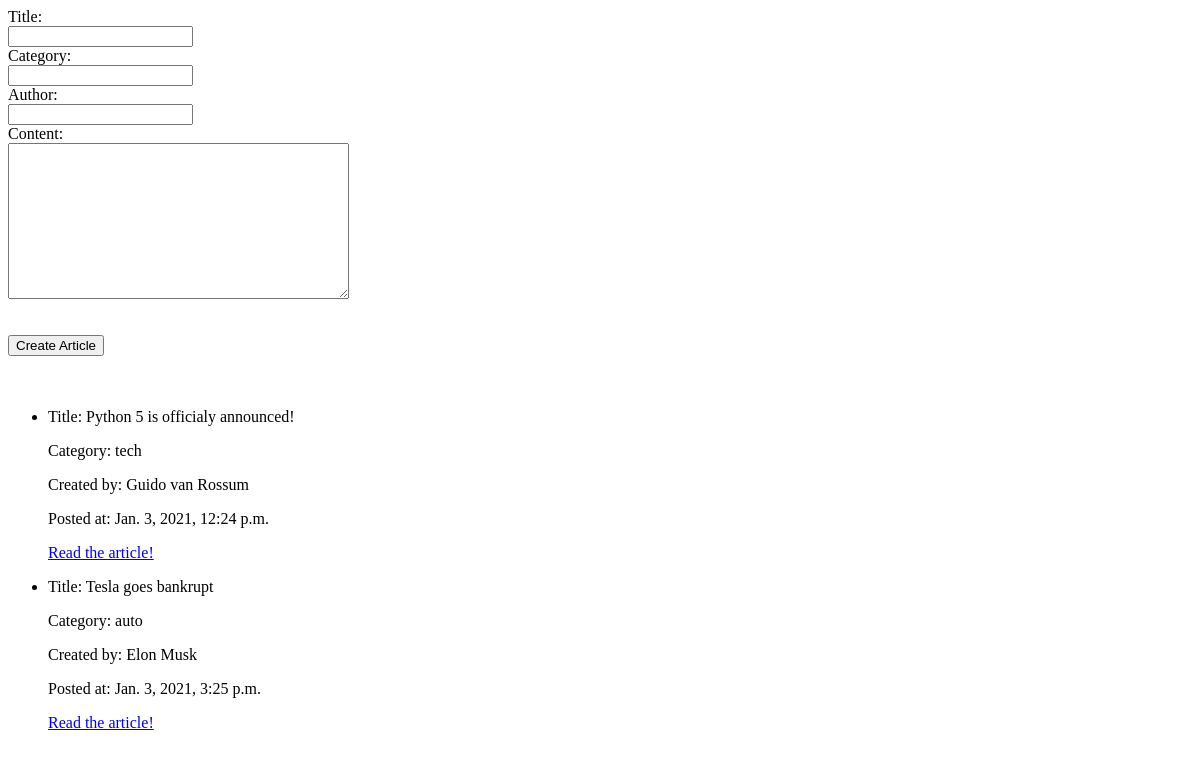
The app's page /portfolio/articles, older data.
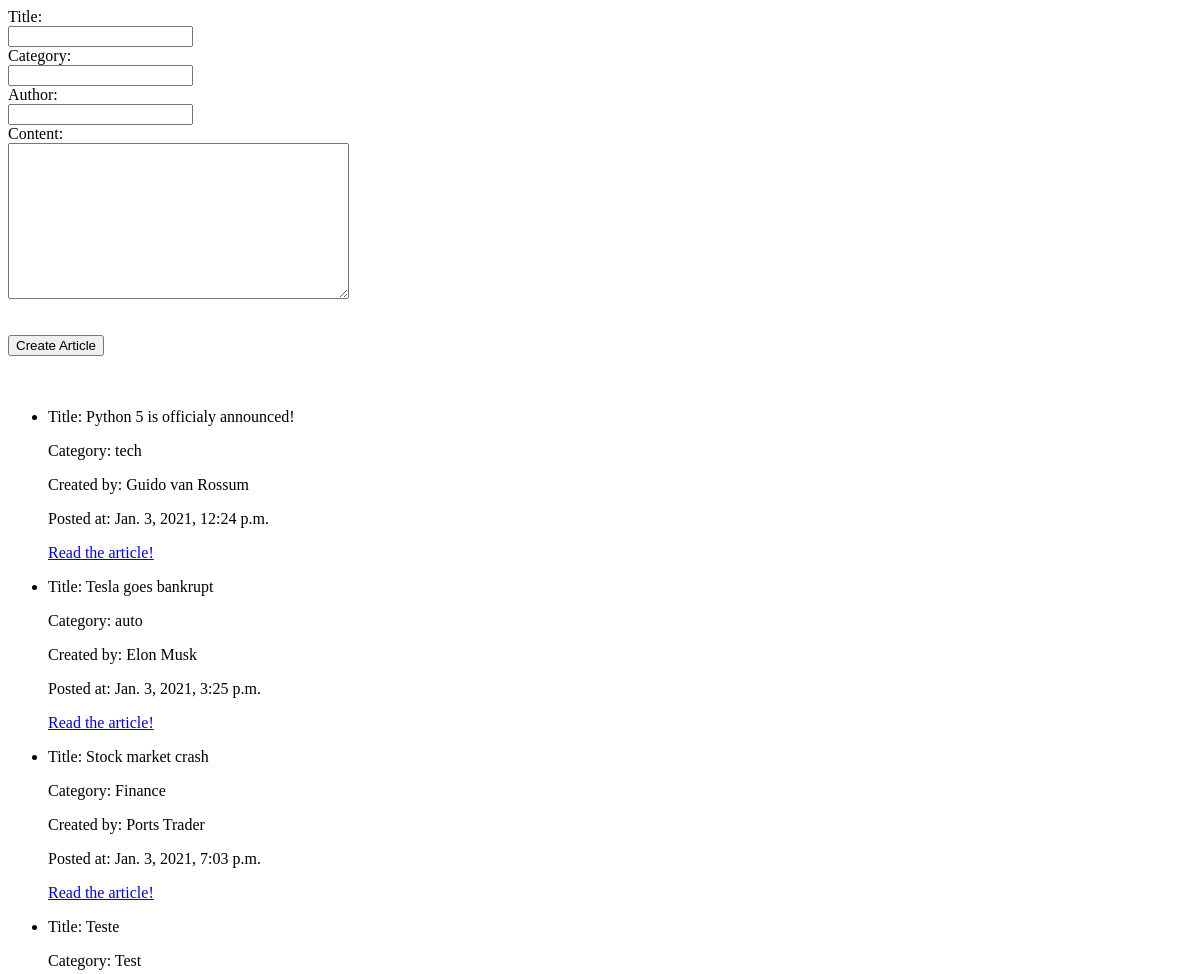
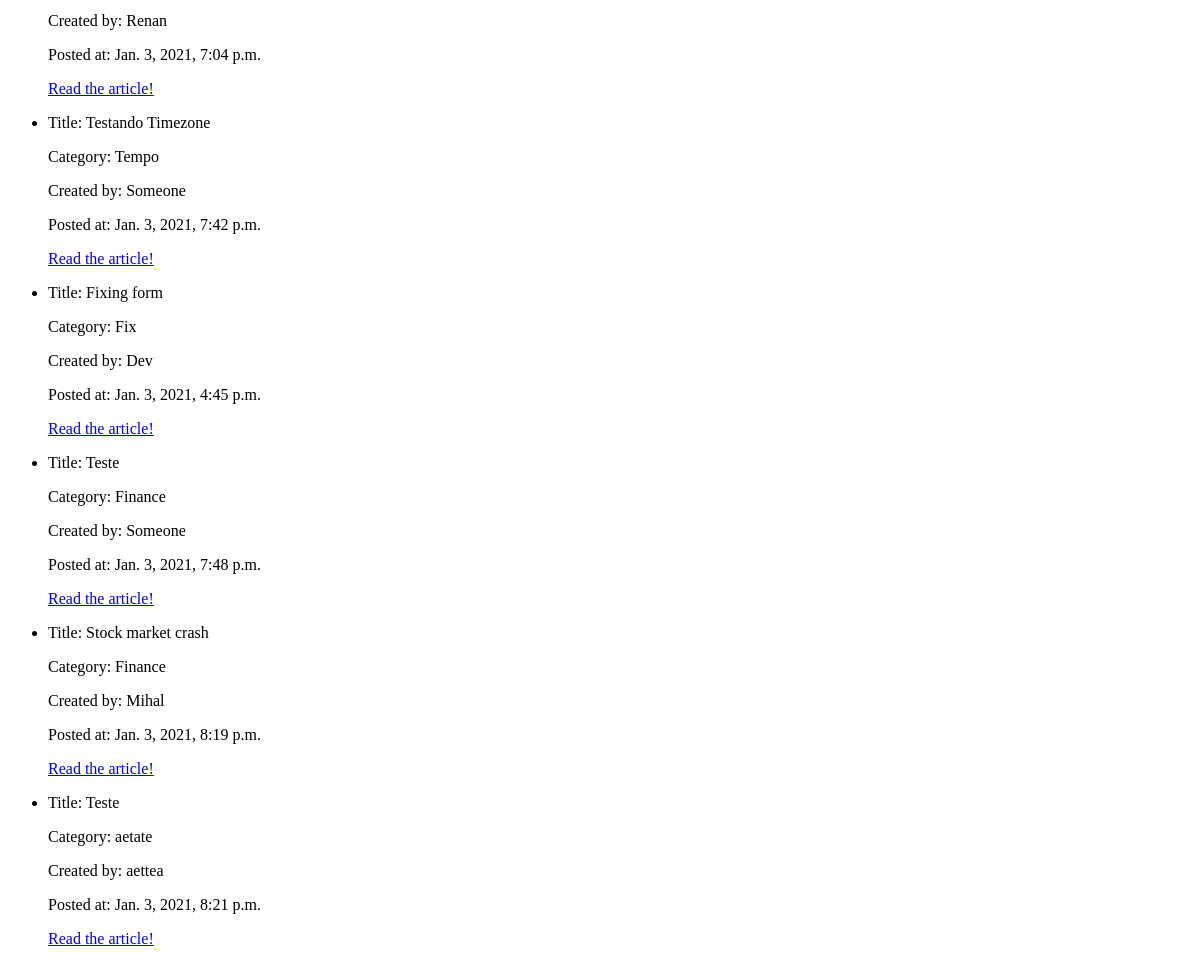
The same page, newer data (2 pictures, top to bottom).
### portfolio/models.py (models this page shows)
class ArticleModel(models.Model):
    title = models.CharField(max_length=100)
    category = models.CharField(max_length=100)
    author = models.CharField(max_length=100)
    content = models.TextField()
    created_at = models.DateTimeField()

### portfolio/views.py (the view, shortened to what this page needs)
# urls.py: path('articles', Article.as_view()),
class Article(View):
    def get(self, request):
        articles = ArticleModel.objects.all()
        return render(request, "articles.html", {"articles": articles, "form": ArticleForm()})

### portfolio/forms.py
class ArticleForm(ModelForm):
    class Meta:
        model = ArticleModel
        fields = ['title', 'category', 'author', 'content']

### templates/articles.html (shortened to what this page needs)
<!DOCTYPE html>
<html lang="en">
<head>
</head>
<body>
    <form action="" method="post">
        {{ form }}
        <br><br>
        <input type="submit" value="Create Article">
    </form>
<br><br>
    <ul>
        {% for article in articles %}
        <li>
            <p>Title: {{article.title}}</p>
            <p>Category: {{article.category}}</p>
            <p>Created by: {{article.author}}</p>
            <p>Posted at: {{article.created_at}}</p>
            <a href="http://127.0.1:8000/portfolio/articles/{{ article.id }}">Read the article!</a>
        </li>
        {% endfor %}
    </ul>
</body>
</html>

### templates/articles.html (style rules this page uses)
input { display: block; }
textarea { display: block; }

Row changes from the older to the newer data that the page shows:
added ArticleModel: title "Stock market crash", category "Finance", author "Ports Trader", created_at "Jan. 3, 2021, 7:03 p.m."
added ArticleModel: title "Teste", category "Test", author "Renan", created_at "Jan. 3, 2021, 7:04 p.m."
added ArticleModel: title "Testando Timezone", category "Tempo", author "Someone", created_at "Jan. 3, 2021, 7:42 p.m."
added ArticleModel: title "Fixing form", category "Fix", author "Dev", created_at "Jan. 3, 2021, 4:45 p.m."
added ArticleModel: title "Teste", category "Finance", author "Someone", created_at "Jan. 3, 2021, 7:48 p.m."
added ArticleModel: title "Stock market crash", category "Finance", author "Mihal", created_at "Jan. 3, 2021, 8:19 p.m."
added ArticleModel: title "Teste", category "aetate", author "aettea", created_at "Jan. 3, 2021, 8:21 p.m."
